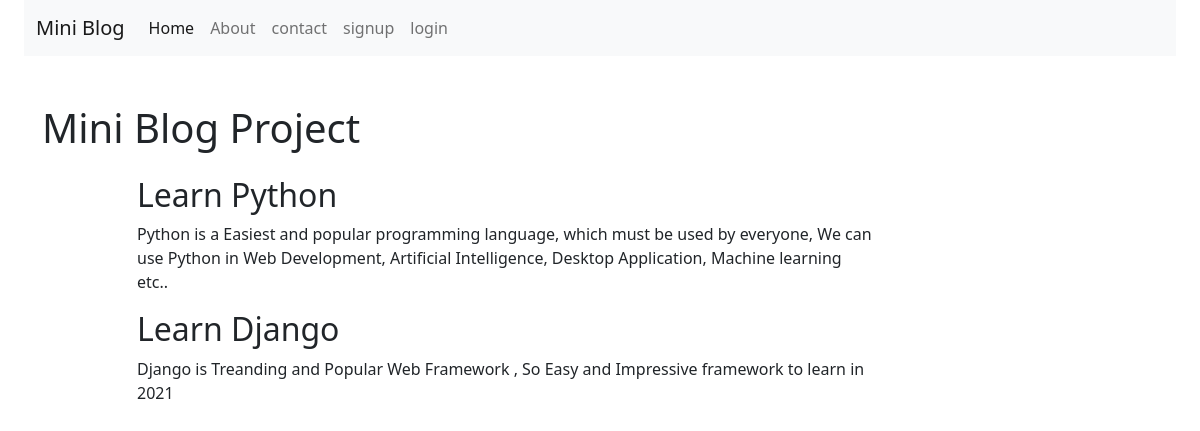
The app's page /, older data.
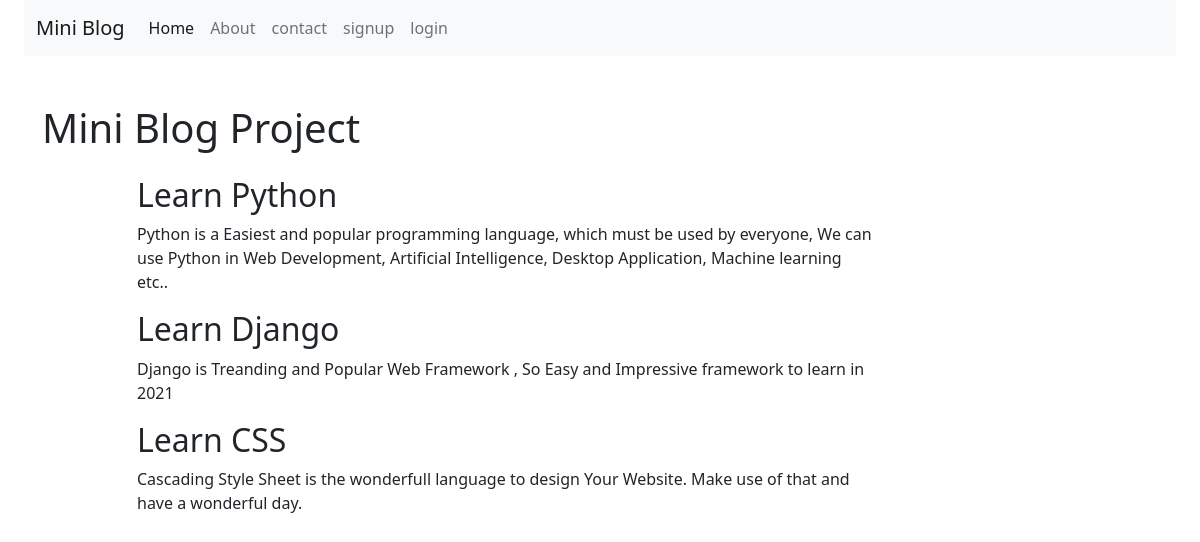
The same page, newer data.
### blogging/models.py (models this page shows)
class Blog(models.Model):
    title = models.CharField(max_length=100)
    desc = models.TextField(max_length=500)

### blogging/views.py (the view)
# urls.py: 2. Add a URL to urlpatterns:  path('', views.home, name='home')
def home(request):
    blogdesc = Blog.objects.all()
    return render(request, 'blogging/home.html',{'Blog':blogdesc})

### blogging/templates/blogging/home.html (shortened to what this page needs)
{% extends 'blogging/base.html' %}
{% block content %}
<div class="container">
    <div class="row my-5">
        <h1>Mini Blog Project</h1>
        <div class="col-sm-8 offset-1">
            <div class="my-3">
                {% for BD in Blog %}
                <h2>{{BD.title}}</h2>
                <p>{{BD.desc}}</p>
                {% endfor %}
            </div>
        </div>
    </div>
</div>
{% endblock content %}

### blogging/templates/blogging/base.html (shortened to what this page needs)
<!DOCTYPE html>
{% load static %}
<html lang="en">
<head>
    <link rel="stylesheet" href="{% static 'blogging/css/bootstrap.css' %}">
    <link rel="stylesheet" href="{% static 'blogging/css/style.css' %}">
</head>
<body>
    <div class="container-fluid">
        {% include 'blogging/navbar.html' %}
    </div>
    <div>
        {% block content %}
        {% endblock content %}
    </div>
</body>
</html>

### blogging/templates/blogging/navbar.html (shortened to what this page needs)
<div class="container-fluid sticky-top">
    <nav class="navbar navbar-expand-lg navbar-light bg-light">
        <div class="container-fluid">
          <a class="navbar-brand" href="#">Mini Blog</a>
          <div class="collapse navbar-collapse" id="navbarNav">
            <ul class="navbar-nav">
              <li class="nav-item">
                <a class="nav-link active" aria-current="page" href="/">Home</a>
              </li>
              <li class="nav-item">
                <a class="nav-link" href="{% url 'about' %}">About</a>
              </li>
              <li class="nav-item">
                <a class="nav-link" href="{% url 'contact' %}">contact</a>
              </li>
              {% if request.user.is_authenticated %}
              <li class="nav-item">
                <a class="nav-link" href="{% url 'dashboard' %}">dashboard</a>
              </li>
              <li class="nav-item">
                <a class="nav-link" href="{% url 'logout' %}">logout</a>
              </li>
              {% else %}
              <li class="nav-item">
                <a class="nav-link" href="{% url 'signup' %}">signup</a>
              </li>
              <li class="nav-item">
                <a class="nav-link" href="{% url 'login' %}">login</a>
              </li>
              {% endif %}
            </ul>
          </div>
        </div>
      </nav>
</div>

Row changes from the older to the newer data that the page shows:
added Blog: title "Learn CSS", desc "Cascading Style Sheet is the wonderfull language to design Your Website. Make use of that and have a wonderful day."
